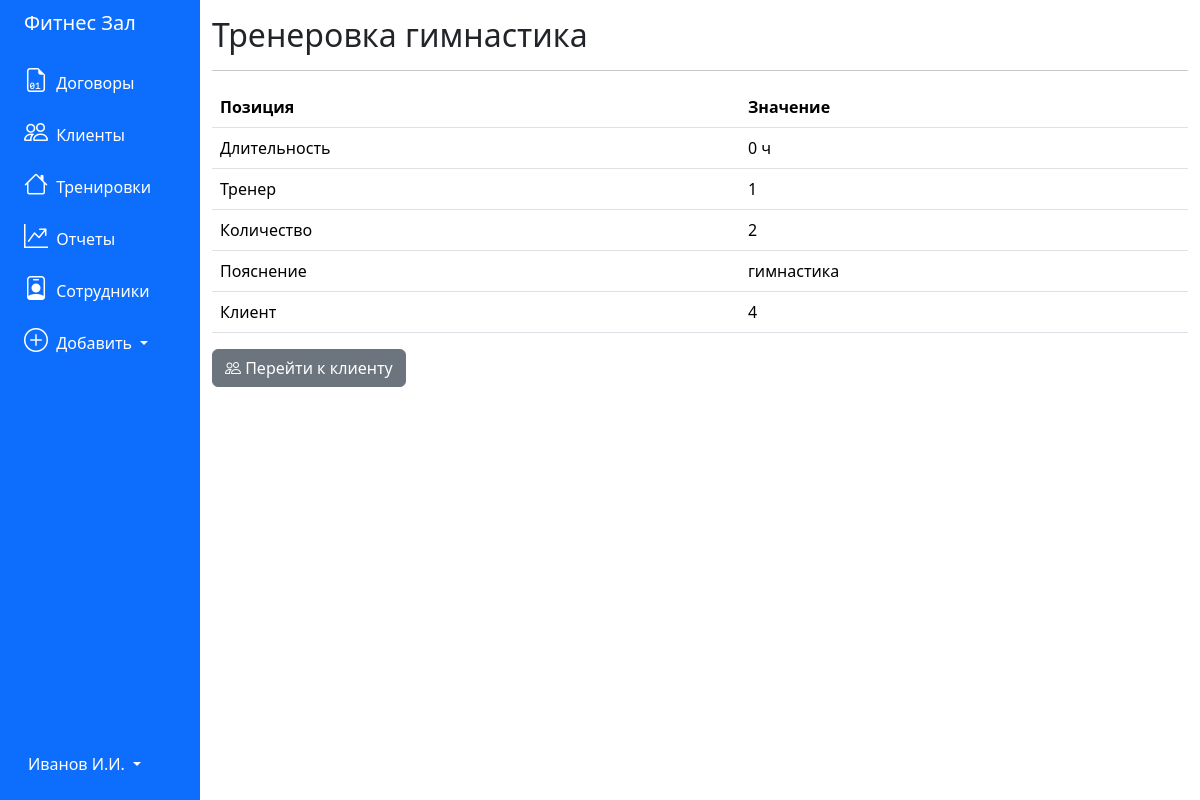
/training/1, run on the app's committed database.
### tables this page shows
CREATE TABLE "trainings" (
	"id_training"	INTEGER,
	"duration"	INTEGER,
	"employee_id"	INTEGER,
	"amount"	INTEGER,
	"description"	TEXT,
	"client_id"	INTEGER,
	PRIMARY KEY("id_training" AUTOINCREMENT)
);

### app.py (the view)
@app.route('/training/<int:training_id>')
def training(training_id):
    pos = get_training(training_id)
    return render_template('training.html', training=pos)

### app.py (called while the page is built)
def get_db_connection():
    conn = sqlite3.connect('../pythonProject4/database.db')
    conn.row_factory = sqlite3.Row
    return conn

def get_training(item_id):
    conn = get_db_connection()
    item = conn.execute("""SELECT * FROM trainings WHERE id_training = ?""", (item_id,)).fetchone()
    conn.close()
    if item is None:
        abort(404)
    return item

### templates/training.html
{% extends 'base.html' %}
{% block content %}
<h2>{% block title %} Тренеровка {{ training['description']  }} {% endblock %}</h2>
<hr>
<table class="table">
    <thead>
        <tr>
            <th scope="col">Позиция</th>
            <th scope="col">Значение</th>
        </tr>
    </thead>
    <tbody>
        <tr>
            <td>Длительность</th>
            <td>{{ training['duration'] }} ч</th>
        </tr>
        <tr>
            <td>Тренер</th>
            <td>{{ training['employee_id'] }} </th>
        </tr>
        <tr>
            <td>Количество</th>
            <td>{{ training['amount'] }} </th>
        </tr>
        <tr>
            <td>Пояснение</th>
            <td>{{ training['description'] }} </th>
        </tr>
        <tr>
            <td>Клиент</th>
            <td>{{ training['client_id'] }}</th>
        </tr>
    </tbody>
</table>
<div class="row">
    <div class="col-auto">
        <a href="/clients">
            <button type="submit" class="btn btn-secondary"><i class="bi-people"></i> Перейти к клиенту</button>
        </a>
    </div>
</div>
{% endblock %}

### data on the page
trainings: description "гимнастика", duration "0", employee_id "1", amount "2", client_id "4"
